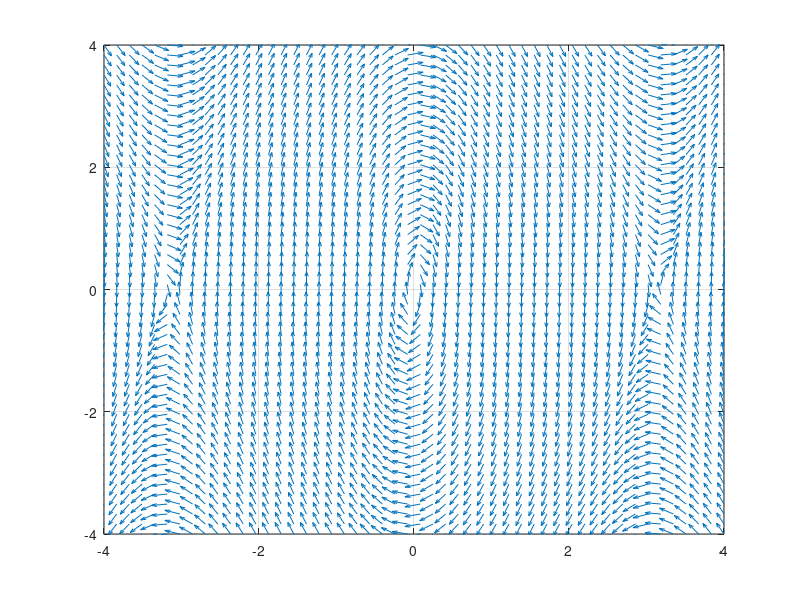

Write MATLAB code to recreate this figure. (Note: this script raises an error after producing the figure.)
clc
clear
close all 
warning off

g = 9.8;
l = 1;
Ts = linspace(-4,4,50);
[x1,x2] = meshgrid(Ts,Ts);
dx1= x2;
dx2= -(g/l)*sin(x1);
xdot1 = dx1./(sqrt((dx1).^2 + (dx2).^2));
xdot2 = dx2./(sqrt((dx1).^2 + (dx2).^2));
figure
quiver(x1,x2,xdot1,xdot2)
% quiver(x1,x2,dx1,dx2)
axis([-4 4 -4 4])
grid on
hold on

options = odeset('RelTol',1e-4,'AbsTol',[1e-5 1e-5]);

for i = -10:10
    [~,X] = ode45(@plane,[0 10],[i,i]',options);
    plot(X(:,1),X(:,2),'r')
    hold on
    [~,X] = ode45(@plane,[10 0],[i,i]',options);
    plot(X(:,1),X(:,2),'r')
    hold on
    [~,X] = ode45(@plane,[0 10],[-i,i]',options);
    plot(X(:,1),X(:,2),'r')
    hold on
    [~,X] = ode45(@plane,[10 0],[-i,i]',options);
    plot(X(:,1),X(:,2),'r')
    hold on
end

function [dx] = plane(t,x)
dx = zeros(2,1);
dx(1)= x(2);
dx(2)= -(9.8)*sin(x(1));
end
